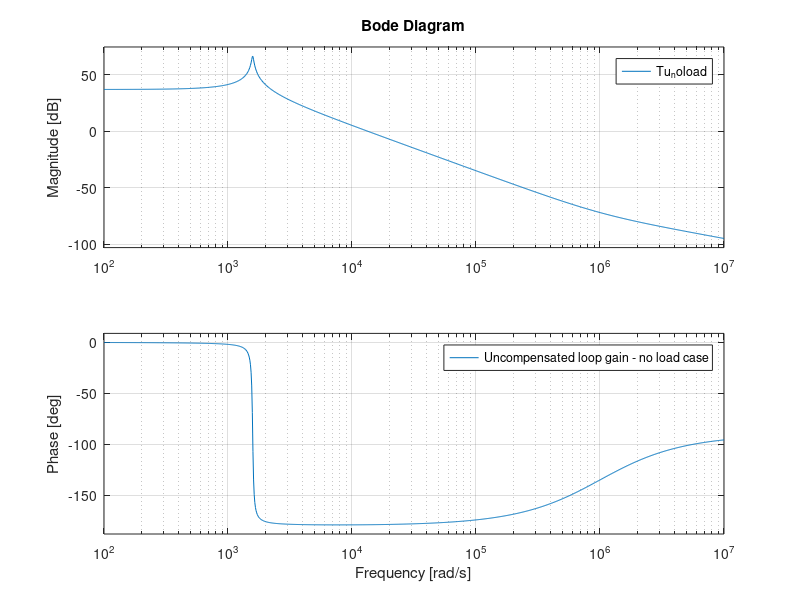
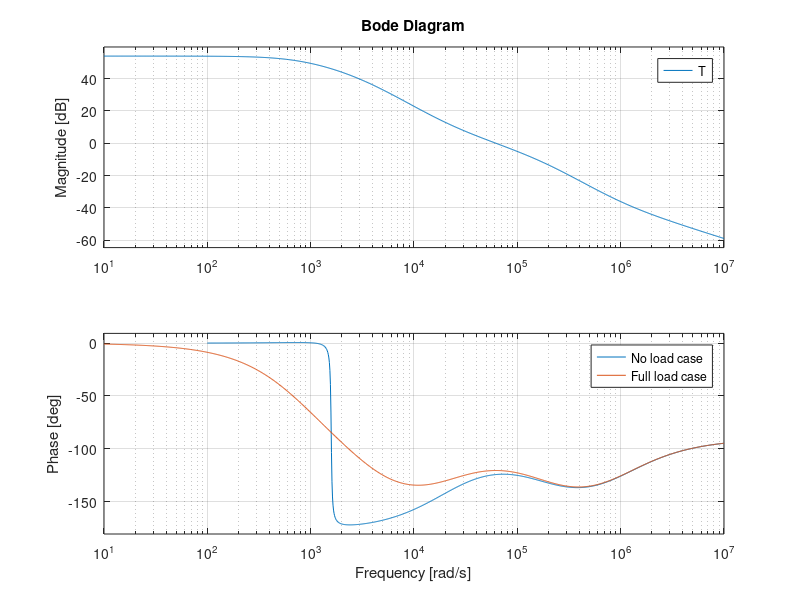
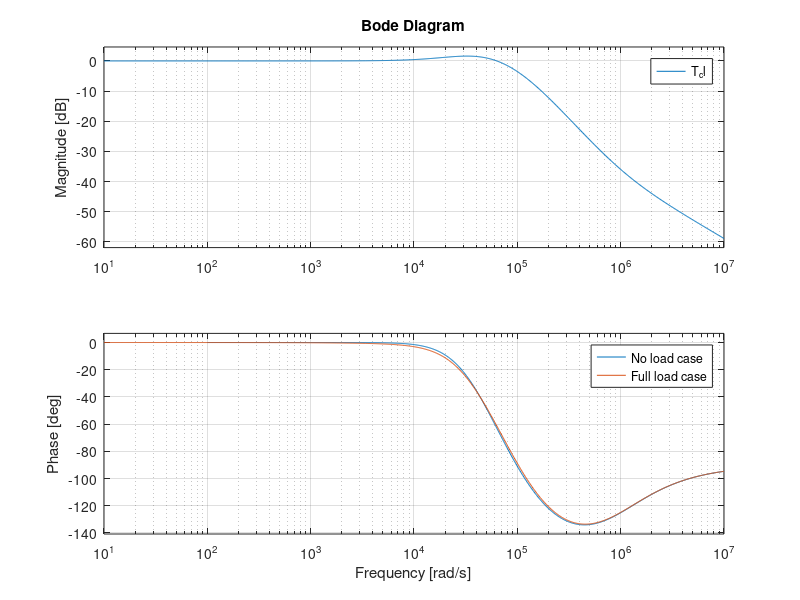
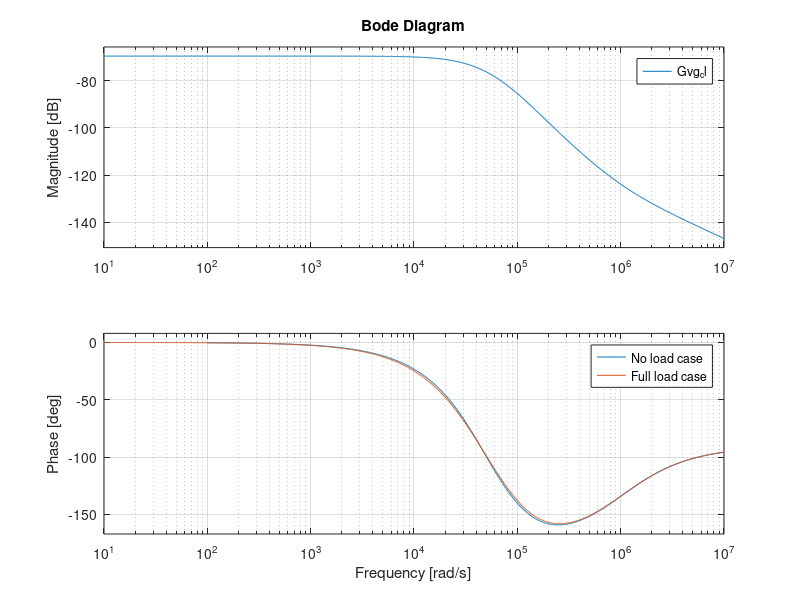

The MATLAB source for these figures, in order:
%% Converter ratings
Vg=72;               % Input voltage: 60V-90V
V=12;                % Output voltage: 12V

I=100e-6;           %I: 100uA-5A

fsw=100e3            % Switching frequency
Tsw=1/fsw           % Switching period

%Inductor
L=4e-3
% Inductance
RL=100e-3            % Internal resistance

%Capacitor
C=100e-6             % Capacitance
Resr=10e-3           % ESR value

%Load
R_noload=V/I               % Load resistance
R = 2.4;

%Mosfet
Rdson=100e-3        % On-state resistance
Vf=0.78             % Anti-paralel diode forward voltage


%% DC analysis
%Duty cycle value
Duty=(V/Vg)*(1+((RL+Rdson)/R))      % Duty cycle value

%% Small signal AC analysis
s=tf('s')

Re=RL+Rdson

%Gvd
Gvd=((Vg*R)/(Re+R))*((1+s*C*Resr)/(((L*C*(R+Resr))/(Re+R))*s^2+((R*Re*C+Resr*Re*C+Resr*R*C+L)/(Re+R))*s+1))

%Gvg
Gvg=((Duty*R)/(Re+R))*((1+s*C*Resr)/(((L*C*(R+Resr))/(Re+R))*s^2+((R*Re*C+Resr*Re*C+Resr*R*C+L)/(Re+R))*s+1))

%Zout
Zout=(-(R*Re)/(Re+R))*(1+s*(L/Re))*((1+s*C*Resr)/(((L*C*(R+Resr))/(Re+R))*s^2+((R*Re*C+Resr*Re*C+Resr*R*C+L)/(Re+R))*s+1))

%Gvd_noload
Gvd_noload = (Vg*(1+s*C*Resr))/(L*C*s^2+(Re+Resr)*C*s+1)
%Gvg_noload
Gvg_noload = ((Duty*R_noload)/(Re+R_noload))*((1+s*C*Resr)/(((L*C*(R_noload+Resr))/(Re+R_noload))*s^2+((R_noload*Re*C+Resr*Re*C+Resr*R_noload*C+L)/(Re+R_noload))*s+1))
%Zout_noload
Zout_noload = (-(R_noload*Re)/(Re+R_noload))*(1+s*(L/Re))*((1+s*C*Resr)/(((L*C*(R_noload+Resr))/(Re+R_noload))*s^2+((R_noload*Re*C+Resr*Re*C+Resr*R_noload*C+L)/(Re+R_noload))*s+1))

%% Compensator design
%Parameters for controller design
Vm=1;      % Peak of PWM generator
H=1;     % voltage sensor gain

% desired cut-off freq and phase margin
fc = 10e3;
PM = (52/180)*pi;

% pole and zero values of the compensator
fz = fc*sqrt((1-sin(PM))/(1+sin(PM)))
fp = fc*sqrt((1+sin(PM))/(1-sin(PM)))

wz = 2*pi*fz;
wp = 2*pi*fp;
wL = 0; 
wc = 2*pi*fc;

Tuo = 0.046;

Gco = sqrt((1+(wc/wp)^2)/(1+(wc/wz)^2))/Tuo

Gc = (Gco*(1+s/wz))/(1+s/wp)


figure(1)
Tu_noload = Gvd_noload*(1/Vm)*H
T_noload = Tu_noload*Gc
bode(Tu_noload)
legend('Uncompensated loop gain - no load case')

figure(2)
Tu = Gvd*(1/Vm)*H
T= Tu*Gc
bode(T_noload)
hold on
bode(T)
legend('No load case','Full load case' )

figure(3)
T_cl_noload = T_noload/(1+T_noload)
T_cl = T/(1+T)
bode(T_cl_noload)
hold on
bode(T_cl)
legend('No load case','Full load case' )

figure(4)
Gvg_cl_noload = Gvg_noload/(1+T_noload)
Gvg_cl = Gvg/(1+T)
bode(Gvg_cl_noload)
hold on
bode(Gvg_cl)
legend('No load case','Full load case' )

figure(5)
Zout_cl_noload = Zout_noload/(1+T_noload)
Zout_cl = Zout/(1+T)
bode(Zout_cl_noload)
hold on
bode(Zout_cl)
legend('No load case','Full load case')

